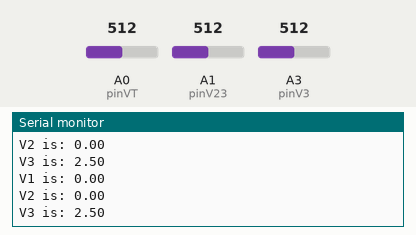
Simulated run of this sketch. Board: Arduino Uno, built with avr-gcc and run on an emulated ATmega328P. Parts: the last lines printed to the serial monitor. The test bench sets the inputs (shaded band); at power-on: A0 (pinVT) = 512, A1 (pinV23) = 512, A3 (pinV3) = 512.

Above: at 10.8 s.
10.9 s: A0 (pinVT) set to 716
At 20.7 s:
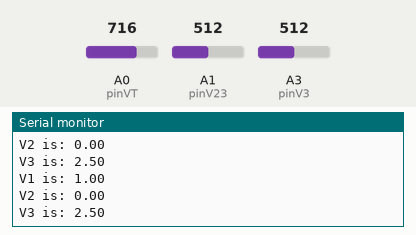
20.9 s: A1 (pinV23) set to 716
At 30.7 s:
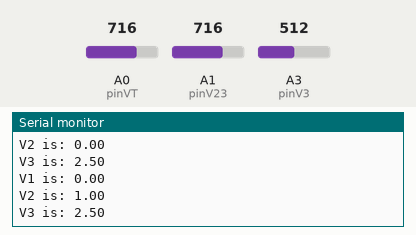
30.9 s: A3 (pinV3) set to 716
At 40.7 s:
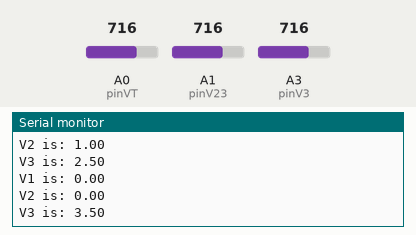
40.9 s: A0 (pinVT) set to 900
At 50.7 s:
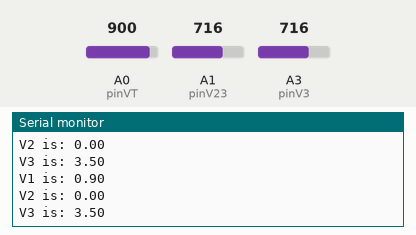
50.9 s: A1 (pinV23) set to 900
At 60.4 s:
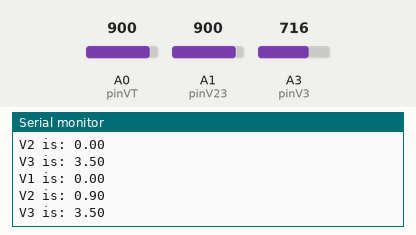
60.9 s: A3 (pinV3) set to 900
At 70.5 s:
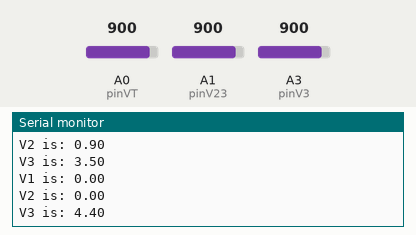
Timing chart, 0 to 71.9 s (numbered marks = the images above; inputs shaded):
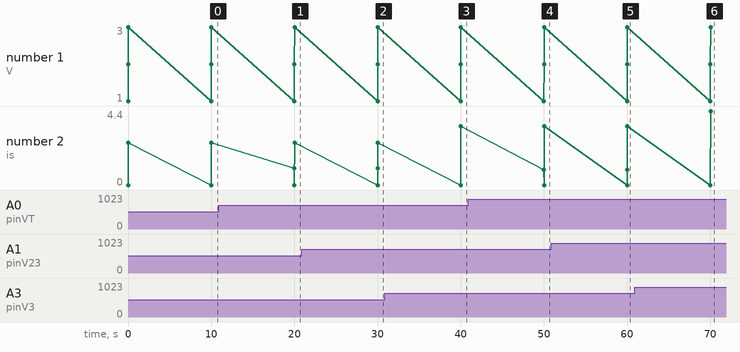

Measured:
- after the input at 10.9 s, the serial monitor: prints a new line after 9.1 s (image 1)
- after the input at 20.9 s, the serial monitor: prints a new line after 9.1 s (image 2)
- after the input at 30.9 s, the serial monitor: prints a new line after 9.1 s (image 3)
- after the input at 40.9 s, the serial monitor: prints a new line after 9.1 s (image 4)
- after the input at 50.9 s, the serial monitor: prints a new line after 9.1 s (image 5)
- after the input at 60.9 s, the serial monitor: prints a new line after 9.1 s (image 6)
- plotted number 2: 2.5 → 3.5 after the input at 30.9 s, 3.5 → 4.4 after the input at 60.9 s

The sketch:

analog_read.ino
```cpp
int pinVT = A0;
int pinV23 = A1;
int pinV3 = A3;
void setup() {
  // put your setup code here, to run once:
  pinMode(pinVT, INPUT);
  pinMode(pinV23, INPUT);
  pinMode(pinV3, INPUT);

  Serial.begin(9600);
}

void loop() {
  // Read VT, V23 and V3
  float VT = analogRead(pinVT) * (5.0 / 1023.0);
  float V23 = analogRead(pinV23) * (5.0 / 1023.0);
  float V3 = analogRead(pinV3) * (5.0 / 1023.0);

  // Get V1 by minusing VT and V23
  float V1 = VT - V23;

  // Get V2 by minusing V23 and V3
  float V2 = V23 - V3;

  // Print V1, V2 and V3
  Serial.print("V1 is: ");
  Serial.println(V1);
  Serial.print("V2 is: ");
  Serial.println(V2);
  Serial.print("V3 is: ");
  Serial.println(V3);

  // Delay
  delay(10000);
}
```
